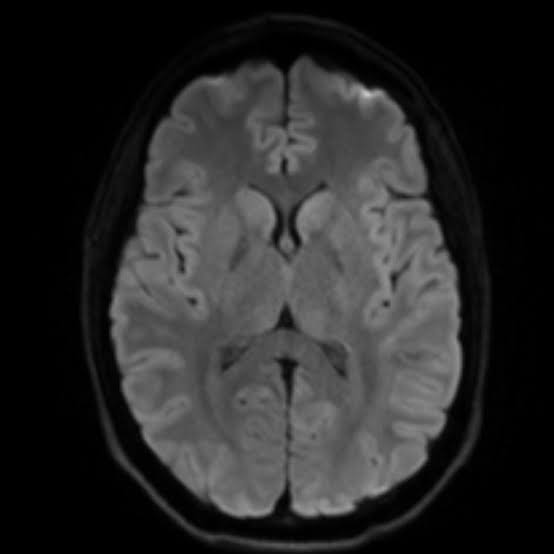
#> input picture samples/brain.jfif, 554 x 554 px
$ python cli.py samples/brain.jfif
#> lines starting #> are read from the running program, lines starting #| are printed output that depends on the picture; after the words box and inside, x2 and y2 are one past the last pixel; in counts of white or black regions, pixels touching at a corner belong together
### brain_tumor_detection.py
"""
Brain Tumor Detection Using Digital Image Processing Techniques
Authors: Fatima Azeem, Ruqqayya Bibi
Program: BS AI-S23
Instructor: Ma'am Sana Saleem

This module implements classical DIP techniques for brain tumor detection
from MRI images without using deep learning.
"""

import cv2
import numpy as np
from typing import Tuple, Dict, Optional


class BrainTumorDetector:
    """
    A class to detect brain tumors in MRI images using classical
    Digital Image Processing techniques.
    """

    def __init__(self):
        """Initialize the detector with default parameters."""
        self.original_image = None
        self.grayscale_image = None
        self.preprocessed_image = None
        self.brain_mask = None
        self.binary_mask = None
        self.tumor_mask = None
        self.result_image = None
        self.tumor_detected = False
        self.tumor_area = 0
        self.tumor_contours = []
        self.brain_stats = {}

    def load_image(self, image_path: str) -> np.ndarray:
        """Load an image from the given path."""
#> called with image_path = 'samples/brain.jfif'
        self.original_image = cv2.imread(image_path)
#> self.original_image is the input picture: shape (554, 554, 3); min 0, max 200, mean 41.2
        if self.original_image is None:
            raise ValueError(f"Could not load image from {image_path}")
        return self.original_image

    # [11 lines left out: function load_image_from_array, not called in this run]

    def convert_to_grayscale(self) -> np.ndarray:
        """Convert the loaded image to grayscale."""
        if self.original_image is None:
            raise ValueError("No image loaded. Call load_image() first.")

        if len(self.original_image.shape) == 3:
            self.grayscale_image = cv2.cvtColor(self.original_image, cv2.COLOR_BGR2GRAY)
        else:
            self.grayscale_image = self.original_image.copy()

        return self.grayscale_image

    def apply_noise_removal(self, method: str = "gaussian", kernel_size: int = 5) -> np.ndarray:
        """Apply noise removal filter to the grayscale image."""
#> called with method = 'gaussian', kernel_size = 5
        if self.grayscale_image is None:
            raise ValueError("No grayscale image. Call convert_to_grayscale() first.")

        if kernel_size % 2 == 0:
            kernel_size += 1

        if method == "gaussian":
            self.preprocessed_image = cv2.GaussianBlur(
                self.grayscale_image, (kernel_size, kernel_size), 0
            )
        elif method == "median":
            self.preprocessed_image = cv2.medianBlur(self.grayscale_image, kernel_size)
        elif method == "bilateral":
            self.preprocessed_image = cv2.bilateralFilter(
                self.grayscale_image, kernel_size, 75, 75
            )
        else:
            raise ValueError(f"Unknown filtering method: {method}")

        return self.preprocessed_image

    def enhance_contrast(self, method: str = "clahe") -> np.ndarray:
        """Enhance contrast of the preprocessed image."""
#> called with method = 'clahe'
        if self.preprocessed_image is None:
            if self.grayscale_image is None:
                raise ValueError("No image to enhance. Call preprocessing steps first.")
            self.preprocessed_image = self.grayscale_image.copy()

        if method == "histogram":
            self.preprocessed_image = cv2.equalizeHist(self.preprocessed_image)
        elif method == "clahe":
            clahe = cv2.createCLAHE(clipLimit=2.0, tileGridSize=(8, 8))
            self.preprocessed_image = clahe.apply(self.preprocessed_image)
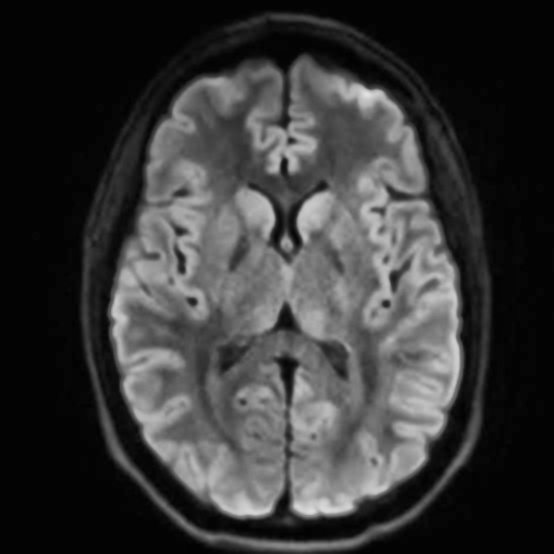
#> self.preprocessed_image: shape (554, 554); min 1, max 226, mean 56.1
        else:
            raise ValueError(f"Unknown enhancement method: {method}")

        return self.preprocessed_image

    def extract_brain_region(self) -> np.ndarray:
        """Extract the brain region from the MRI image (skull stripping)."""
        if self.preprocessed_image is None:
            raise ValueError("No preprocessed image. Run preprocessing steps first.")

        # Use Otsu to get initial brain region
        _, brain_thresh = cv2.threshold(
            self.preprocessed_image, 0, 255,
            cv2.THRESH_BINARY + cv2.THRESH_OTSU
        )
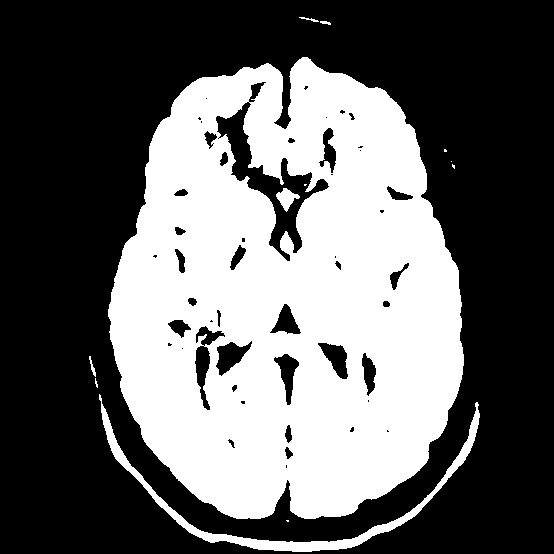
#> brain_thresh: shape (554, 554); 39.7% white; 12 white regions (6 under 20 px), largest, box (x1, y1, x2, y2) and area: (108, 57, 464, 519) 117468, (99, 394, 480, 552) 3927, (276, 188, 300, 212) 279, (89, 356, 96, 377) 51, (299, 17, 319, 22) 37, (320, 21, 331, 25) 29

        # Apply morphological operations to clean up
        kernel = cv2.getStructuringElement(cv2.MORPH_ELLIPSE, (15, 15))
        brain_thresh = cv2.morphologyEx(brain_thresh, cv2.MORPH_CLOSE, kernel)
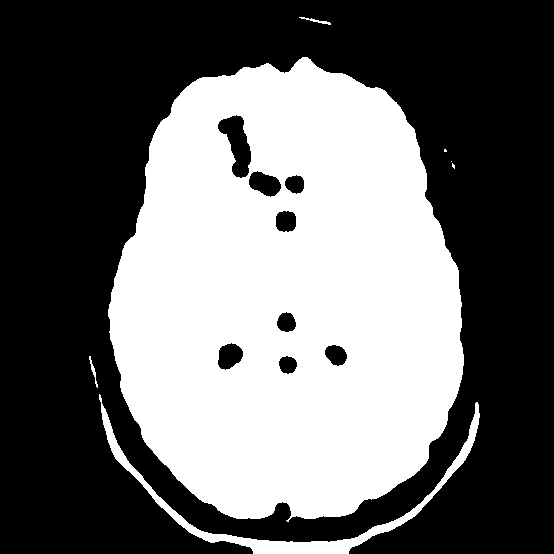
#> brain_thresh: shape (554, 554); 42% white; 7 white regions (3 under 20 px), largest, box (x1, y1, x2, y2) and area: (108, 57, 464, 522) 124380, (99, 394, 480, 554) 4295, (299, 17, 331, 25) 71, (89, 356, 98, 388) 70
        brain_thresh = cv2.morphologyEx(brain_thresh, cv2.MORPH_OPEN, kernel)
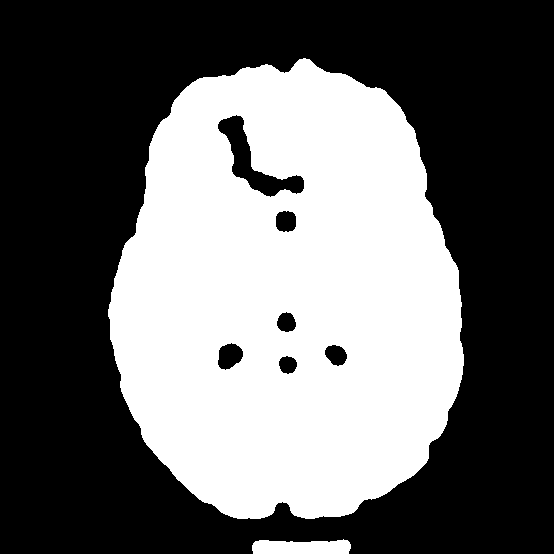
#> brain_thresh: shape (554, 554); 40.9% white; 2 white regions, box (x1, y1, x2, y2) and area: (108, 58, 464, 519) 124172, (252, 539, 351, 554) 1263

        # Find the largest connected component (the brain)
        num_labels, labels, stats, _ = cv2.connectedComponentsWithStats(brain_thresh)
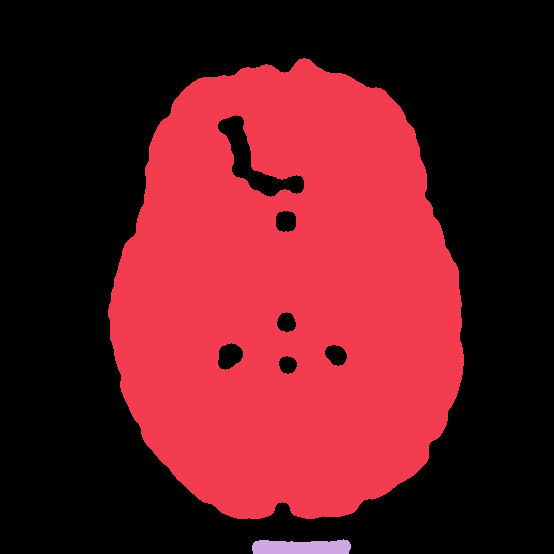
#> labels: shape (554, 554) int32; 3 distinct labels, from 0 to 2; one colour per label, 0 black
#> num_labels = 3; stats = [[0, 0, 554, 554, 181481], [108, 58, 356, 461, 124172], [252, 539, 99, 15, 1263]]

        if num_labels > 1:
            largest_label = 1 + np.argmax(stats[1:, cv2.CC_STAT_AREA])
#> largest_label = 1
            self.brain_mask = np.uint8(labels == largest_label) * 255
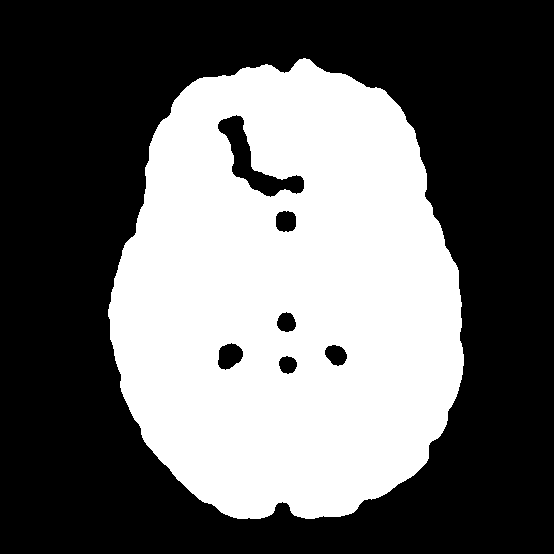
#> self.brain_mask: shape (554, 554); 40.5% white; 1 white region
        else:
            self.brain_mask = brain_thresh

        # Fill holes in the brain mask
        contours, _ = cv2.findContours(self.brain_mask, cv2.RETR_EXTERNAL, cv2.CHAIN_APPROX_SIMPLE)
#> contours = 1 contour; box (x1, y1, x2, y2) and area: (108, 58, 464, 519) 127378
        if contours:
            cv2.drawContours(self.brain_mask, contours, -1, 255, -1)
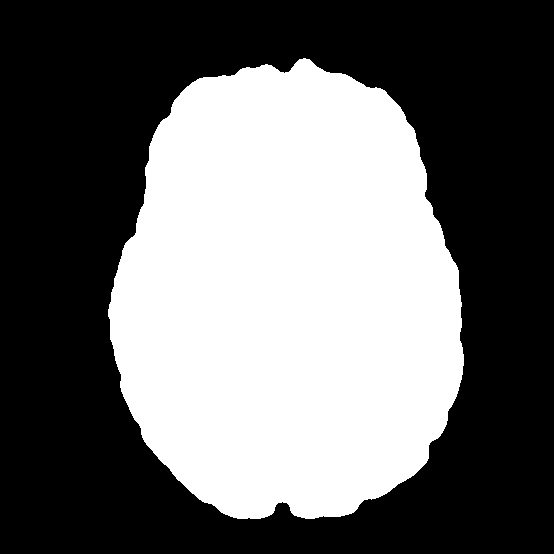
#> self.brain_mask: shape (554, 554); 41.7% white; 1 white region, box (x1, y1, x2, y2) and area: (108, 58, 464, 519) 127995

        # Calculate and store brain statistics for later use
        brain_pixels = self.preprocessed_image[self.brain_mask > 0]
        if len(brain_pixels) > 0:
            self.brain_stats = {
                "mean": np.mean(brain_pixels),
                "std": np.std(brain_pixels),
                "median": np.median(brain_pixels),
                "max": np.max(brain_pixels),
                "min": np.min(brain_pixels),
                "p75": np.percentile(brain_pixels, 75),
                "p90": np.percentile(brain_pixels, 90),
                "p95": np.percentile(brain_pixels, 95),
                "p99": np.percentile(brain_pixels, 99)
            }

        return self.brain_mask

    def detect_abnormal_regions(self, intensity_threshold: float = 0.85) -> np.ndarray:
        """
        Detect abnormally bright regions within the brain that could be tumors.
        Uses percentile-based thresholding for more robust detection.

        A region is considered abnormal only if it's in the top percentile
        of brightness AND significantly brighter than the median.
        """
#> called with intensity_threshold = 0.85
        if self.brain_mask is None:
            self.extract_brain_region()

        brain_pixels = self.preprocessed_image[self.brain_mask > 0]

        if len(brain_pixels) == 0:
            self.binary_mask = np.zeros_like(self.preprocessed_image)
            return self.binary_mask

        # Use percentile-based threshold
        # intensity_threshold of 0.85 means we look at pixels above 85th percentile
        percentile_value = intensity_threshold * 100
        threshold_value = np.percentile(brain_pixels, percentile_value)
#> threshold_value = 157
#> (the rest of the program and of its run is left out)
